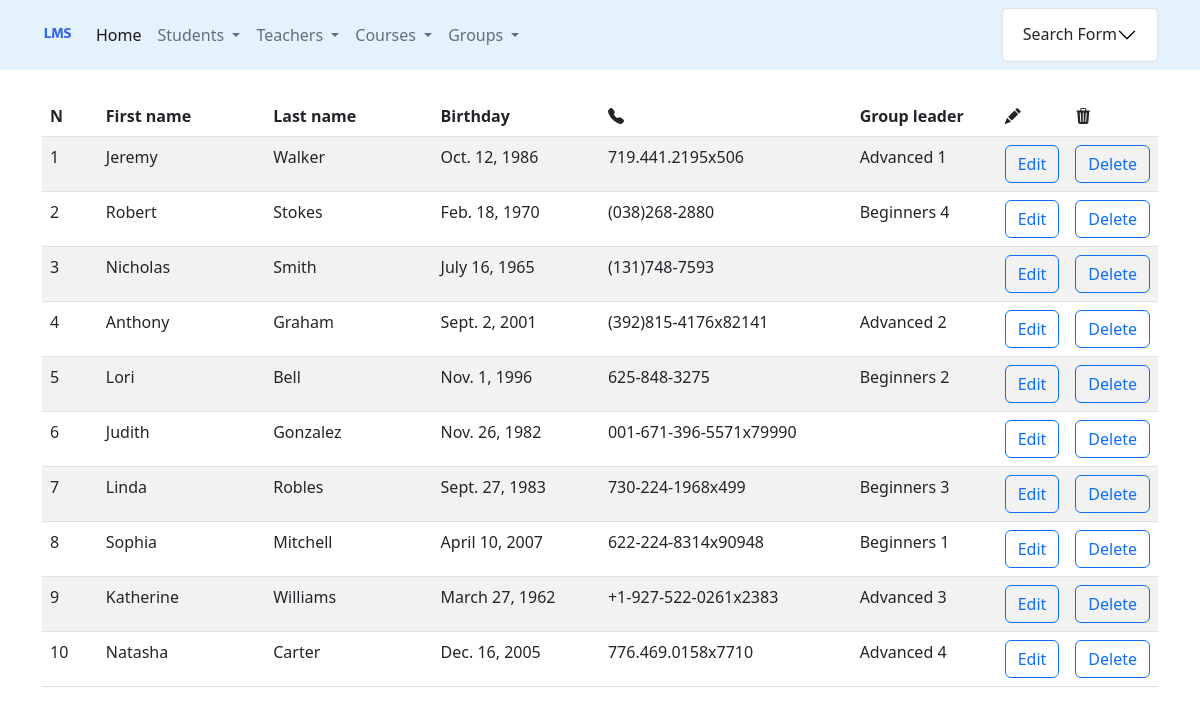
Before: /teachers/ with the older database file.
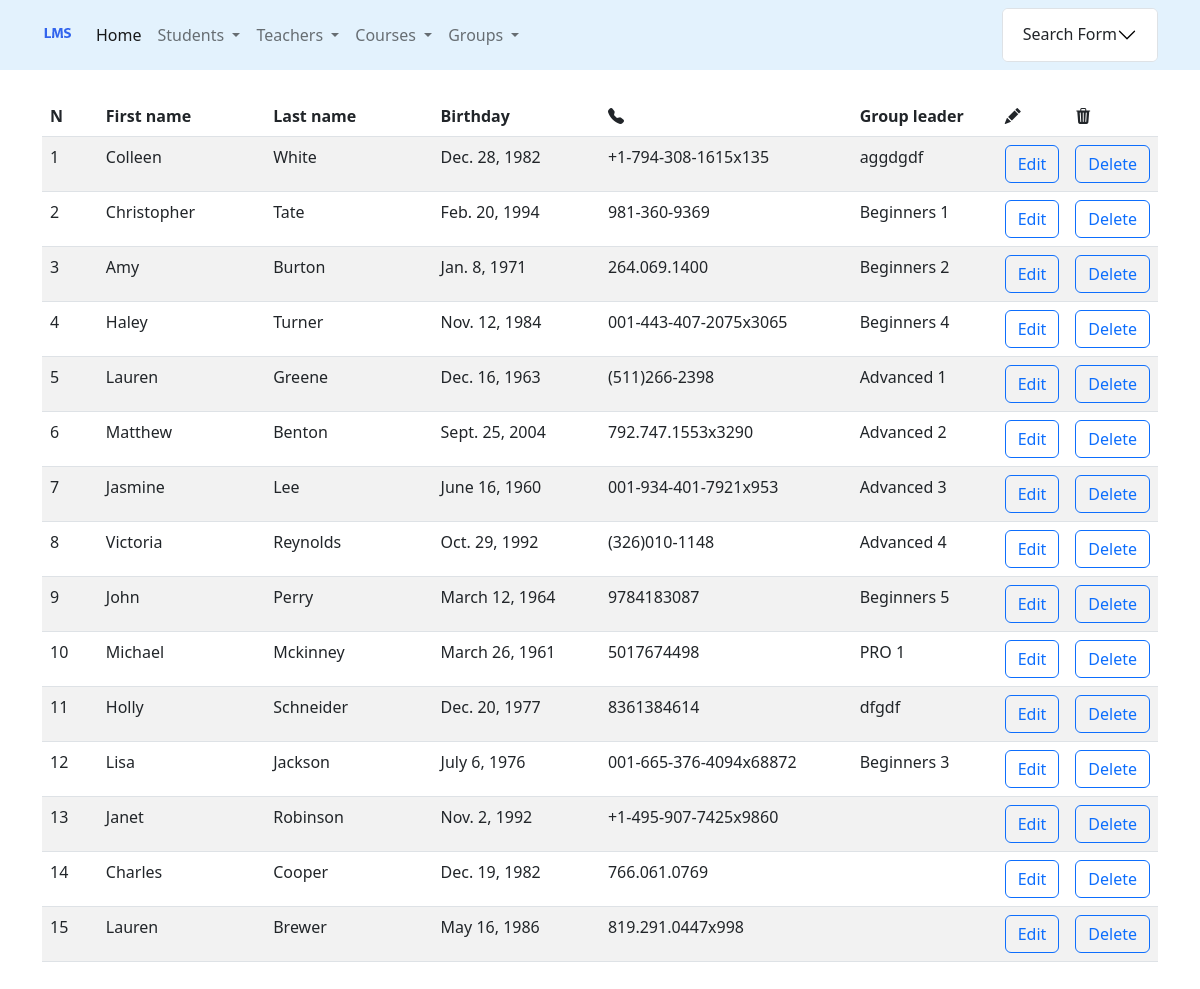
After: the same page with the newer database file.
### teachers/models.py (models this page shows, shortened)
class Teacher(PersonModel):
    group = models.ForeignKey(Group, on_delete=models.SET_NULL, null=True, related_name='teachers', db_constraint=False)
    salary = models.PositiveIntegerField(default=10000)
    class Meta:
        verbose_name = 'teacher'
        verbose_name_plural = 'teacher'
        db_table = 'teachers'

### groups/models.py (models this page shows)
class Group(GroupModel):
    headman = models.OneToOneField(
        'students.Student',
        on_delete=models.SET_NULL,
        null=True,
        blank=True,
        related_name='headman_group'
    )
    headteacher = models.OneToOneField(
        'teachers.Teacher',
        on_delete=models.SET_NULL,
        null=True,
        blank=True,
        related_name='headteacher_group'
    )
    class Meta:
        verbose_name = 'group'
        verbose_name_plural = 'groups'
        db_table = 'groups'
    def __str__(self):
        return f'{self.group_name}'

### teachers/views.py (the view)
# urls.py: path('', ListTeacherView.as_view(), name='list'),                              # Read
class ListTeacherView(ListView):
    model = Teacher
    template_name = 'teachers/list.html'
    def get_queryset(self):
        teachers_filter = TeacherFilterForm(
            data=self.request.GET,
            queryset=self.model.objects.all().select_related('headteacher_group')
        )
        return teachers_filter

### teachers/templates/teachers/list.html (shortened to what this page needs)
{% extends 'base.html' %}
{% load crispy_forms_filters %}
{% block content %}
    <br>
    {% with list_object=object_list.qs on_group=True%}
        {% include 'includes/teachers_list_table.html' %}
    {% endwith %}
{% endblock %}

### templates/includes/teachers_list_table.html
<table class="table table-striped">
    <thead>
        <tr>
            <th style="width: 5%">N</th>
            <th style="width: 15%">First name</th>
            <th style="width: 15%">Last name</th>
            <th style="width: 15%">Birthday</th>
            <th><i class="bi bi-telephone-fill"></i></th>
            <th style="width: 13%">Group leader</th>
            <th style="width: 5%"><i class="bi bi-pencil-fill"></i></th>
           <th style="width: 5%"><i class="bi bi-trash3-fill"></i></th>
        </tr>
    </thead>
    {% for teacher in list_object %}
            <tr>
            <td>{{ forloop.counter }}</td>
            <td>{{ teacher.first_name }}</td>
            <td>{{ teacher.last_name }}</td>
            <td>{{ teacher.birthday }}</td>
            <td>{% if teacher.phone_number %}{{ teacher.phone_number }}{% endif %}</td>
            <td>{% if teacher.headteacher_group %} {{teacher.headteacher_group}}{% endif %}</td>
            <td><a class="btn btn-outline-primary" href="{% url 'teachers:update' teacher.pk %}">Edit</a></td>
            <td><a class="btn btn-outline-primary" href="{% url 'teachers:delete' teacher.pk %}">Delete</a></td>
        </tr>
    {% endfor %}
          </table>

Changed rows visible on the page:
removed Teacher: first_name "Jeremy", last_name "Walker", birthday "Oct. 12, 1986", phone_number "719.441.2195x506", headteacher_group "Advanced 1"
removed Teacher: first_name "Robert", last_name "Stokes", birthday "Feb. 18, 1970", phone_number "(038)268-2880", headteacher_group "Beginners 4"
removed Teacher: first_name "Nicholas", last_name "Smith", birthday "July 16, 1965", phone_number "(131)748-7593"
removed Teacher: first_name "Anthony", last_name "Graham", birthday "Sept. 2, 2001", phone_number "(392)815-4176x82141", headteacher_group "Advanced 2"
removed Teacher: first_name "Lori", last_name "Bell", birthday "Nov. 1, 1996", phone_number "625-848-3275", headteacher_group "Beginners 2"
removed Teacher: first_name "Judith", last_name "Gonzalez", birthday "Nov. 26, 1982", phone_number "001-671-396-5571x79990"
removed Teacher: first_name "Linda", last_name "Robles", birthday "Sept. 27, 1983", phone_number "730-224-1968x499", headteacher_group "Beginners 3"
removed Teacher: first_name "Sophia", last_name "Mitchell", birthday "April 10, 2007", phone_number "622-224-8314x90948", headteacher_group "Beginners 1"
removed Teacher: first_name "Katherine", last_name "Williams", birthday "March 27, 1962", phone_number "+1-927-522-0261x2383", headteacher_group "Advanced 3"
removed Teacher: first_name "Natasha", last_name "Carter", birthday "Dec. 16, 2005", phone_number "776.469.0158x7710", headteacher_group "Advanced 4"
added Teacher: first_name "Colleen", last_name "White", birthday "Dec. 28, 1982", phone_number "+1-794-308-1615x135", headteacher_group "aggdgdf"
added Teacher: first_name "Christopher", last_name "Tate", birthday "Feb. 20, 1994", phone_number "981-360-9369", headteacher_group "Beginners 1"
added Teacher: first_name "Amy", last_name "Burton", birthday "Jan. 8, 1971", phone_number "264.069.1400", headteacher_group "Beginners 2"
added Teacher: first_name "Haley", last_name "Turner", birthday "Nov. 12, 1984", phone_number "001-443-407-2075x3065", headteacher_group "Beginners 4"
added Teacher: first_name "Lauren", last_name "Greene", birthday "Dec. 16, 1963", phone_number "(511)266-2398", headteacher_group "Advanced 1"
added Teacher: first_name "Matthew", last_name "Benton", birthday "Sept. 25, 2004", phone_number "792.747.1553x3290", headteacher_group "Advanced 2"
added Teacher: first_name "Jasmine", last_name "Lee", birthday "June 16, 1960", phone_number "001-934-401-7921x953", headteacher_group "Advanced 3"
added Teacher: first_name "Victoria", last_name "Reynolds", birthday "Oct. 29, 1992", phone_number "(326)010-1148", headteacher_group "Advanced 4"
added Teacher: first_name "John", last_name "Perry", birthday "March 12, 1964", phone_number "9784183087", headteacher_group "Beginners 5"
added Teacher: first_name "Michael", last_name "Mckinney", birthday "March 26, 1961", phone_number "5017674498", headteacher_group "PRO 1"
added Teacher: first_name "Holly", last_name "Schneider", birthday "Dec. 20, 1977", phone_number "8361384614", headteacher_group "dfgdf"
added Teacher: first_name "Lisa", last_name "Jackson", birthday "July 6, 1976", phone_number "001-665-376-4094x68872", headteacher_group "Beginners 3"
added Teacher: first_name "Janet", last_name "Robinson", birthday "Nov. 2, 1992", phone_number "+1-495-907-7425x9860"
added Teacher: first_name "Charles", last_name "Cooper", birthday "Dec. 19, 1982", phone_number "766.061.0769"
added Teacher: first_name "Lauren", last_name "Brewer", birthday "May 16, 1986", phone_number "819.291.0447x998"
